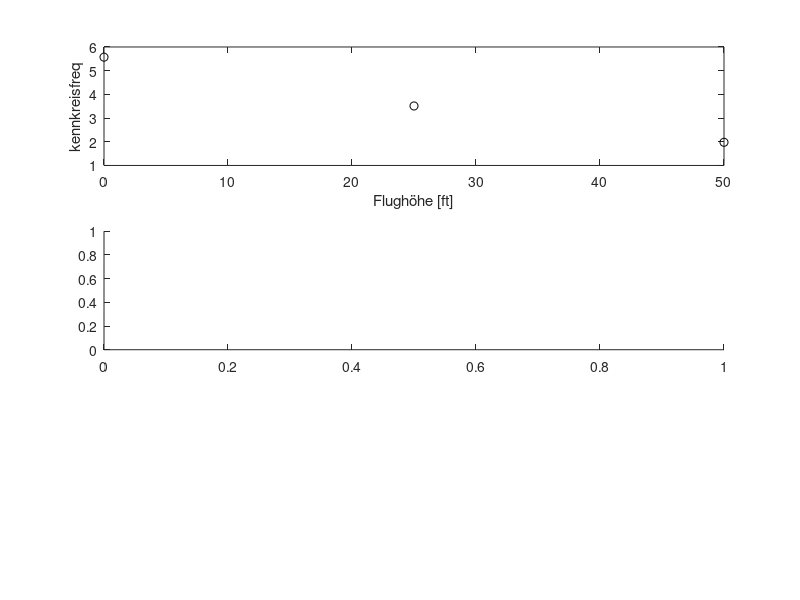

Write MATLAB code to recreate this figure. (Note: this script raises an error after producing the figure.)
clear
clc


%approx short period
% CP = S² - a1*s + a0
%mit a1 = -Mq - Z_alpha - M_alpha_punkt
%und a0 = Z_alpha * Mq - M_alpha


ALT = [0 25 50]; %[kft]
rho = [1.225 0.55 0.1875];
V   = 210; %[m/s]
S   = 24.16; 
m   = 7974; %[kg]
lambda = 3.2;
e   = 0.81;
Cw0 = 0.017;
CA  = (2*9.81*m)./(rho * V.^2 * S);
lmu = 3.3;
Cmq = -4.3;
Cm_apha_punkt = -1.7;
Iy  = 35115.68;
Cw  = Cw0 + CA.^2/(pi*lambda*e);
CA_alpha = 4;
Cm_apha = -0.4;

% Z_alpha
Kz = rho .* (V * S) ./ (2 * m);
Z_alpha = -Kz .* (CA_alpha + Cw);

%Mq
t1 = lmu / V;
q  = rho .* V^2 /2;
Km = q * S * lmu / Iy;
Mq = Km * t1 * Cmq;

%M_alpha
M_alpha = Km * Cm_apha;

%M_alpha_punkt
M_alpha_punkt = Km * t1 * Cm_apha_punkt;

%CP
a0 = Z_alpha .* Mq - M_alpha
a1 = -Mq - Z_alpha - M_alpha_punkt



%kennkreisfreq
Omega_0 = sqrt(a0);

%Dämpfungsgrad
D = a1 ./ (2 * Omega_0);


figure(1)
clf

subplot(3,1,1)
plot(ALT, Omega_0, 'ko')
xlabel("Flughöhe [ft]")
ylabel("kennkreisfreq")



subplot(3,1,2)
hold on
yline(0.3,'-.r')
yline(2,'-.r')
plot(ALT, D, 'bo')
xlabel("Flughöhe [ft]")
ylabel("Dämpfungsgrad")


subplot(3,1,3)
plot(D, Omega_0, 'ko')

offset_x = 0.001 * max([diff(xlim) diff(ylim)]);
offset_y = 0.05 * max([diff(xlim) diff(ylim)]);
str = {"FLO", "FL250", "FL500"};
text(D+offset_x, Omega_0 + offset_y, str,  'Color', [0.12 0.11 0.35],'Fontsize', 8, 'FontName', 'Trebuchet MS')
xlabel("D")
ylabel("omega 0")
